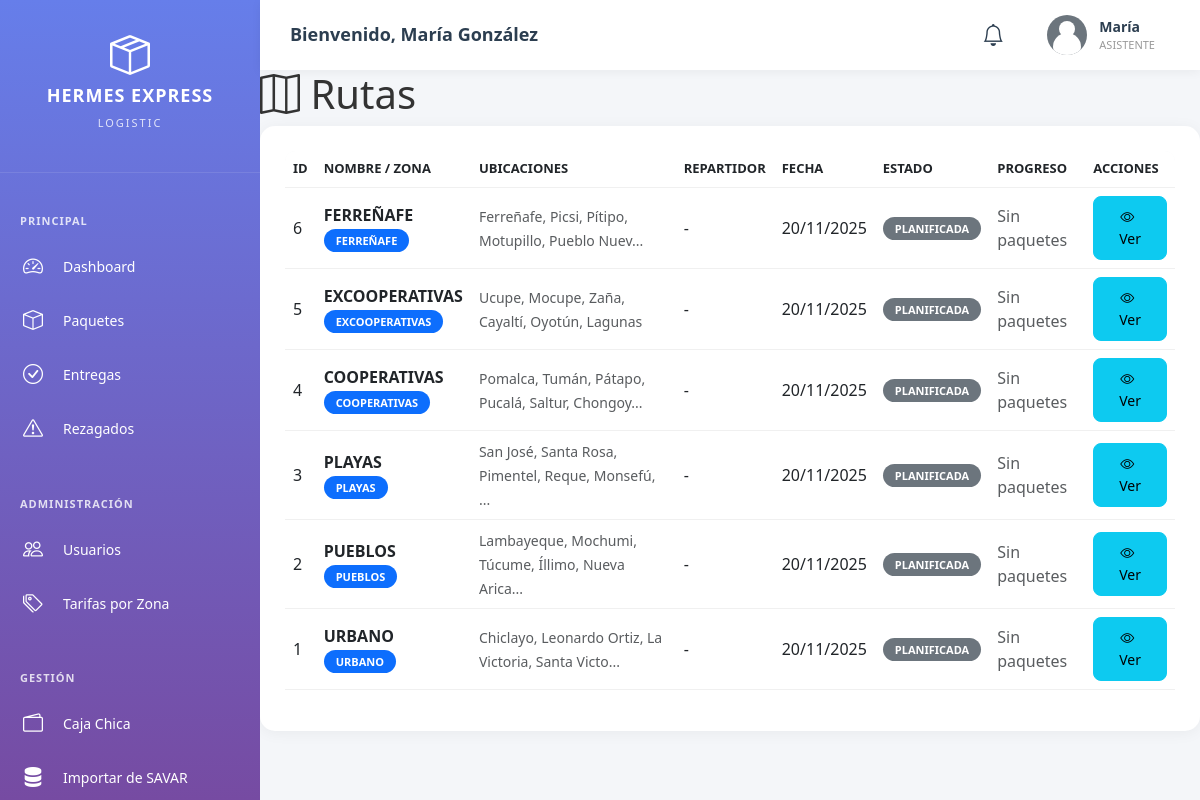
Page /asistente/rutas.php (signed in) on the committed database.
### tables this page shows
CREATE TABLE IF NOT EXISTS rutas (
    id INT PRIMARY KEY AUTO_INCREMENT,
    nombre VARCHAR(100) NOT NULL,
    zona VARCHAR(50),
    ubicaciones TEXT,
    descripcion TEXT COMMENT 'Detalles adicionales de la ruta',
    repartidor_id INT,
    fecha_ruta DATE NOT NULL,
    hora_inicio TIME,
    hora_fin TIME,
    estado ENUM('planificada', 'en_progreso', 'completada', 'cancelada') DEFAULT 'planificada',
    total_paquetes INT DEFAULT 0,
    paquetes_entregados INT DEFAULT 0,
    distancia_total DECIMAL(10, 2),
    tiempo_estimado INT,
    creado_por INT,
    fecha_creacion TIMESTAMP DEFAULT CURRENT_TIMESTAMP,
    INDEX idx_fecha (fecha_ruta),
    INDEX idx_repartidor (repartidor_id)
);

### config/database.php (called while the page is built, shortened)
<?php
class Database {
    private static $instance = null;
    public static function getInstance() {
        if (self::$instance === null) {
            self::$instance = new Database();
        }
        return self::$instance;
    }
    public function fetchAll($result) {
        $rows = [];
        if ($result && is_object($result)) {
            if ($result instanceof mysqli_result) {
                while ($row = $result->fetch_assoc()) {
                    $rows[] = $row;
                }
            }
        } elseif (is_array($result)) {
            return $result;
        }
        return $rows;
    }
}
?>

### asistente/rutas.php (the view, shortened to what this page needs)
<?php
$pageTitle = 'Rutas';
$db = Database::getInstance()->getConnection();
$sql = "SELECT r.*, u.nombre as repartidor_nombre, u.apellido as repartidor_apellido,
        uc.nombre as creado_nombre, uc.apellido as creado_apellido
        FROM rutas r
        LEFT JOIN usuarios u ON r.repartidor_id = u.id
        LEFT JOIN usuarios uc ON r.creado_por = uc.id
        ORDER BY r.fecha_ruta DESC, r.id DESC
        LIMIT 100";
$rutas = Database::getInstance()->fetchAll($db->query($sql));
?>
<!DOCTYPE html>
<html lang="es">
<head>
    <link href="https://cdn.jsdelivr.net/npm/bootstrap@5.3.0/dist/css/bootstrap.min.css" rel="stylesheet">
    <link rel="stylesheet" href="https://cdn.jsdelivr.net/npm/bootstrap-icons@1.11.0/font/bootstrap-icons.css">
    <link rel="stylesheet" href="../assets/css/dashboard.css">
</head>
<body>
    <?php include 'includes/header.php'; ?>
    <div class="dashboard-container">
        <?php include 'includes/sidebar.php'; ?>
        <main class="main-content">
            <div class="content-header">
                <h1><i class="bi bi-map"></i> <?php echo $pageTitle; ?></h1>
            </div>
            <div class="card">
                <div class="card-body">
                    <div class="table-responsive">
                        <table class="table table-hover">
                            <thead>
                                <tr>
                                    <th>ID</th>
                                    <th>Nombre / Zona</th>
                                    <th>Ubicaciones</th>
                                    <th>Repartidor</th>
                                    <th>Fecha</th>
                                    <th>Estado</th>
                                    <th>Progreso</th>
                                    <th>Acciones</th>
                                </tr>
                            </thead>
                            <tbody>
                                <?php foreach ($rutas as $ruta): ?>
                                <tr>
                                    <td><?php echo $ruta['id']; ?></td>
                                    <td>
                                        <strong><?php echo $ruta['nombre']; ?></strong>
                                        <?php if (!empty($ruta['zona'])): ?>
                                            <br><span class="badge bg-primary"><?php echo $ruta['zona']; ?></span>
                                        <?php endif; ?>
                                    </td>
                                    <td>
                                        <?php if (!empty($ruta['ubicaciones'])): ?>
                                            <small class="text-muted"><?php echo substr($ruta['ubicaciones'], 0, 50) . (strlen($ruta['ubicaciones']) > 50 ? '...' : ''); ?></small>
                                        <?php else: ?>
                                            <span class="text-muted">-</span>
                                        <?php endif; ?>
                                    </td>
                                    <td><?php echo $ruta['repartidor_nombre'] ? $ruta['repartidor_nombre'] . ' ' . $ruta['repartidor_apellido'] : '-'; ?></td>
                                    <td><?php echo date('d/m/Y', strtotime($ruta['fecha_ruta'])); ?></td>
                                    <td>
                                        <?php
                                        $badges = ['planificada' => 'secondary', 'en_progreso' => 'primary', 'completada' => 'success', 'cancelada' => 'danger'];
                                        ?>
                                        <span class="badge bg-<?php echo $badges[$ruta['estado']]; ?>">
                                            <?php echo ucfirst(str_replace('_', ' ', $ruta['estado'])); ?>
                                        </span>
                                    </td>
                                    <td>
                                        <?php if ($ruta['total_paquetes'] > 0): ?>
                                            <?php $porcentaje = round(($ruta['paquetes_entregados'] / $ruta['total_paquetes']) * 100); ?>
                                            <div class="progress" style="height: 20px; min-width: 100px;">
                                                <div class="progress-bar bg-success" style="width: <?php echo $porcentaje; ?>%">
                                                    <?php echo $ruta['paquetes_entregados']; ?>/<?php echo $ruta['total_paquetes']; ?>
                                                </div>
                                            </div>
                                            <small class="text-muted"><?php echo $porcentaje; ?>%</small>
                                        <?php else: ?>
                                            <span class="text-muted">Sin paquetes</span>
                                        <?php endif; ?>
                                    </td>
                                    <td>
                                        <a href="ruta_detalle.php?id=<?php echo $ruta['id']; ?>" class="btn btn-sm btn-info">
                                            <i class="bi bi-eye"></i> Ver
                                        </a>
                                    </td>
                                </tr>
                                <?php endforeach; ?>
                            </tbody>
                        </table>
                    </div>
                </div>
            </div>
        </main>
    </div>
</body>
</html>

### assets/css/dashboard.css (style rules this page uses)
:root { --primary-color: #667eea; --secondary-color: #764ba2; --success-color: #28a745; --danger-color: #dc3545; --warning-color: #ffc107; --info-color: #17a2b8; --dark-color: #2c3e50; --light-color: #f8f9fa; --sidebar-width: 260px; --header-height: 70px; }
* { margin: 0; padding: 0; box-sizing: border-box; }
body { font-family: 'Segoe UI', Tahoma, Geneva, Verdana, sans-serif; background: #f4f6f9; color: #333; overflow-x: hidden; }
.dashboard-container { display: flex; min-height: 100vh; }
.main-content { margin-left: var(--sidebar-width); margin-top: var(--header-height); min-height: calc(100vh - var(--header-height)); width: calc(100% - var(--sidebar-width)); flex: 1; padding: 0; }
.card { background: white; border-radius: 15px; box-shadow: 0 2px 15px rgba(0, 0, 0, 0.05); margin-bottom: 25px; border: none; }
.card-body { padding: 25px; }
.table-responsive { border-radius: 10px; overflow: hidden; }
table { width: 100%; margin-bottom: 0; }
thead { background: #f8f9fa; }
th { padding: 15px; font-weight: 600; font-size: 13px; text-transform: uppercase; color: #666; }
td { padding: 15px; vertical-align: middle; }
tr { border-bottom: 1px solid #f0f0f0; }
.badge { padding: 6px 12px; border-radius: 20px; font-size: 11px; font-weight: 600; text-transform: uppercase; }
.btn { padding: 10px 20px; border-radius: 8px; font-weight: 500; transition: all 0.3s ease; }
.btn i { margin-right: 6px; }

### rows in the picture
rutas: id "6", nombre "FERREÑAFE", zona "FERREÑAFE", ubicaciones "Ferreñafe, Picsi, Pítipo, Motupillo, Pueblo Nuev", fecha_ruta "20/11/2025", estado "PLANIFICADA", total_paquetes "Sin paquetes"
rutas: id "5", nombre "EXCOOPERATIVAS", zona "EXCOOPERATIVAS", ubicaciones "Ucupe, Mocupe, Zaña, Cayaltí, Oyotún, Lagunas", fecha_ruta "20/11/2025", estado "PLANIFICADA", total_paquetes "Sin paquetes"
rutas: id "4", nombre "COOPERATIVAS", zona "COOPERATIVAS", ubicaciones "Pomalca, Tumán, Pátapo, Pucalá, Saltur, Chongoy", fecha_ruta "20/11/2025", estado "PLANIFICADA", total_paquetes "Sin paquetes"
rutas: id "3", nombre "PLAYAS", zona "PLAYAS", ubicaciones "San José, Santa Rosa, Pimentel, Reque, Monsefú,", fecha_ruta "20/11/2025", estado "PLANIFICADA", total_paquetes "Sin paquetes"
rutas: id "2", nombre "PUEBLOS", zona "PUEBLOS", ubicaciones "Lambayeque, Mochumi, Túcume, Íllimo, Nueva Arica", fecha_ruta "20/11/2025", estado "PLANIFICADA", total_paquetes "Sin paquetes"
rutas: id "1", nombre "URBANO", zona "URBANO", ubicaciones "Chiclayo, Leonardo Ortiz, La Victoria, Santa Victo", fecha_ruta "20/11/2025", estado "PLANIFICADA", total_paquetes "Sin paquetes"

### other values in the picture
$_SESSION['nombre'] . ' ' . ($_SESSION['apellido'] ?? '') "María González"
$_SESSION['nombre'] "María"
$pageTitle "Rutas"
